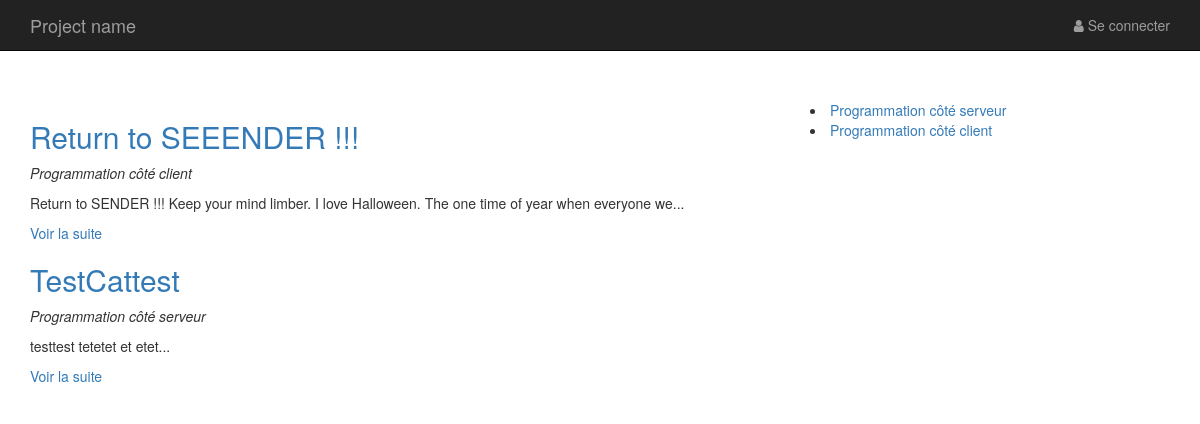
The page / on the database its author committed.
### tables this page shows
CREATE TABLE IF NOT EXISTS `articles` (
  `id` int(11) NOT NULL AUTO_INCREMENT,
  `title` varchar(255) DEFAULT NULL,
  `content` longtext,
  `date` datetime DEFAULT NULL,
  `categorie_id` int(11) DEFAULT NULL,
  PRIMARY KEY (`id`),
  UNIQUE KEY `id` (`id`),
  KEY `categorie_id` (`categorie_id`)
);

CREATE TABLE IF NOT EXISTS `categories` (
  `id` int(11) NOT NULL AUTO_INCREMENT,
  `title` varchar(255) DEFAULT NULL,
  PRIMARY KEY (`id`),
  UNIQUE KEY `id` (`id`),
  KEY `id_2` (`id`)
);

### core/Controller/Controller.php (called while the page is built, shortened)
<?php
class Controller {
    protected $viewPath;
    protected $template;
    protected function render($view, $vars = []) {
        extract($vars);
        $view = $this->viewPath . str_replace('.', '/', $view) . '.php';
        require($view);
        $content = ob_get_clean();
        require($this->viewPath . 'templates/' . $this->template . '.php');
    }
}

### app/Controller/PostsController.php (called while the page is built, shortened)
<?php
class PostsController extends AppController{
    public function indexAction() {
        $posts = $this->Post->last();
        $categories = $this->Category->all();
        $vars = compact('posts', 'categories');
        $this->render('posts.index', $vars);
    }
}

### public/index.php (called while the page is built, shortened)
<?php
if(isset($_GET['page'])) {
    $page = $_GET['page'];
}
else {
    $page = 'posts.index';
}
$page = explode('.', $page);
if($page[0] === 'admin') {
    $controller = '\App\Controller\Admin\\' .ucfirst($page[1]) . 'Controller';
    $action = $page[2].'Action';
}
else{
    $action = $page[1].'Action';
}
$controller = new $controller();
$controller->$action();

### core/Table/Table.php (called while the page is built, shortened)
<?php
class Table {
    protected $table;
    protected $db;
    public function __construct(Database $db) {
        $this->db = $db;
    }
    public function all() {
        return $this->query('SELECT * FROM ' . $this->table);
    }
    public function query($statement, $attributes = null, $one = false) {
        if($attributes) {
            return $this->db->prepare(
                $statement,
                $attributes,
                str_replace('Table', 'Entity', get_class($this)),
                $one
            );
        }
        else {
            return $this->db->query(
                $statement,
                str_replace('Table', 'Entity', get_class($this)),
                $one
            );
        }
    }
}

### core/Database/MysqlDatabase.php (called while the page is built, shortened)
<?php
class MysqlDatabase extends Database {
    private $pdo;
    private function getPDO() {
        if($this->pdo === null) {
            $pdo = new PDO('mysql:dbname=base_blog;host=localhost', 'root', '');
            $pdo->setAttribute(PDO::ATTR_ERRMODE, PDO::ERRMODE_EXCEPTION);
            $this->pdo = $pdo;
        }
        return $this->pdo;
    }
    public function query($statement, $class_name = null, $one = false) {
        $req = $this->getPDO()->query($statement);
        if($class_name === null) {
            $req->setFetchMode(PDO::FETCH_OBJ);
        }
        else {
            $req->setFetchMode(PDO::FETCH_CLASS, $class_name);
        }
        if($one) {
            $datas = $req->fetch();
        }
        else {
            $datas = $req->fetchAll();
        }
        return $datas;
    }
}

### app/Table/PostTable.php (called while the page is built, shortened)
<?php
class PostTable extends Table {
   public function last() {
       return $this->query("
            SELECT articles.id, articles.title, articles.content, articles.date, categories.title as categorie
            FROM articles
            LEFT JOIN categories ON categorie_id = categories.id
            ORDER BY articles.date DESC
       ");
   }
}

### app/Autoloader.php (called while the page is built, shortened)
<?php
class Autoloader {
    public static function autoload($class) {
        if(strpos($class, __NAMESPACE__ . '\\') === 0) {
            $class = str_replace(__NAMESPACE__ . '\\', '', $class);
            $class = str_replace('\\', '/', $class);
        }
    }
}

### core/Autoloader.php (called while the page is built, shortened)
<?php
class Autoloader {
    public static function autoload($class) {
        if(strpos($class, __NAMESPACE__ . '\\') === 0) {
            $class = str_replace(__NAMESPACE__ . '\\', '', $class);
            $class = str_replace('\\', '/', $class);
        }
    }
}

### core/Entity/Entity.php (called while the page is built, shortened)
<?php
class Entity {
    public function __get($key) {
        $method = 'get' . ucfirst($key);
        $this->$key = $this->$method();
        return $this->$key;
    }
}

### app/Entity/CategoryEntity.php (called while the page is built, shortened)
<?php
class CategoryEntity extends Entity{
    public function getUrl() {
        return 'index.php?page=posts.category&id='.$this->id;
    }
}

### app/Views/posts/index.php (the view)
<div class="row">
    <main class="col-sm-8">
        <?php
        foreach($posts as $post): ?>
            <h2>
                <a href="<?= $post->url; ?>">
                    <?= $post->title; ?>
                </a>
            </h2>
            <p>
                <em>
                    <?= $post->categorie ?>
                </em>
            </p>
            <p>
                <?= $post->extrait; ?>
            </p>
        <?php endforeach; ?>
    </main>
    <aside class="col-sm-4">
        <?php foreach($categories as $categorie): ?>
            <li>
                <a href="<?= $categorie->url; ?>">
                    <?= $categorie->title; ?>
                </a>
            </li>
        <?php endforeach ?>
    </aside>
</div>

### app/Entity/PostEntity.php (shortened to what this page needs)
<?php
class PostEntity extends Entity{
    public function getUrl() {
        return 'index.php?page=posts.show&id='.$this->id;
    }
    public function getExtrait() {
        $html = "<p>". substr($this->content, 0, 100) . '...</p>';
        $html .= '<p><a href="' . $this->getUrl() . '">Voir la suite</a></p>';
        return $html;
    }
}

### app/Views/templates/default.php (shortened to what this page needs)
<!DOCTYPE html>
<html lang="en">
<head>
    <link href="http://maxcdn.bootstrapcdn.com/bootstrap/3.3.2/css/bootstrap.min.css" rel="stylesheet">
    <link href="//maxcdn.bootstrapcdn.com/font-awesome/4.3.0/css/font-awesome.min.css" rel="stylesheet">
</head>
<body>
<nav class="navbar navbar-inverse navbar-fixed-top">
    <div class="container">
        <div class="navbar-header">
            <a class="navbar-brand" href="index.php">Project name</a>
        </div>
        <ul class="nav navbar-nav navbar-right">
            <li>
                <?php
                    if(isset($_SESSION['auth'])) {
                        echo '<a href="index.php?page=users.logout"><i class="fa fa-sign-out"></i> Se deconnecter</a>';
                    }
                    else{
                        echo '<a href="index.php?page=users.login"><i class="fa fa-user"></i> Se connecter</a>';
                    }
                ?>
            </li>
        </ul>
    </div>
</nav>
<div class="container">
    <div class="starter-template" style="padding-top: 100px">
        <?= $content; ?>
    </div>
</div>
</body>
</html>

### rows shown on the page
articles: title "Return to SEEENDER !!!", categorie.title "Programmation côté client", content "Return to SENDER !!! Keep your mind limber. I love Halloween. The one time of year when everyone we"
articles: title "TestCattest", categorie.title "Programmation côté serveur", content "testtest tetetet et etet"
categories: title "Programmation côté serveur"
categories: title "Programmation côté client"
